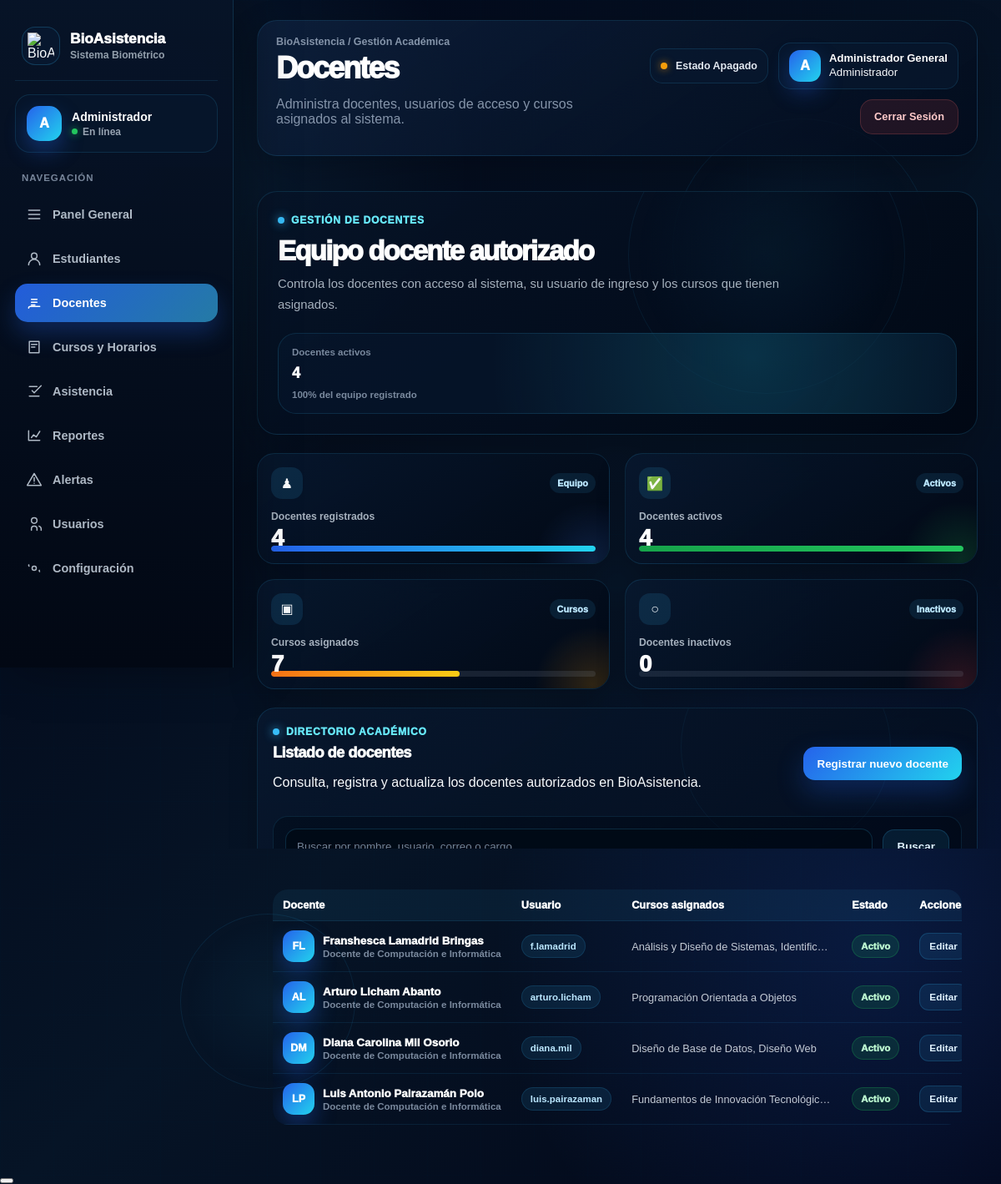
The app's page /pages/docentes.php (signed in) with its own data.
### tables this page shows
CREATE TABLE docentes (
    id_docente INT AUTO_INCREMENT PRIMARY KEY,
    id_usuario INT NULL,
    codigo_docente VARCHAR(20) NOT NULL UNIQUE,
    nombres VARCHAR(120) NOT NULL,
    apellidos VARCHAR(120) NOT NULL,
    dni VARCHAR(15) NOT NULL UNIQUE,
    correo VARCHAR(150) NOT NULL UNIQUE,
    telefono VARCHAR(20) NULL,
    especialidad VARCHAR(150) NULL,
    titulo_cargo VARCHAR(150) NOT NULL DEFAULT 'Docente',
    correo_institucional VARCHAR(150) NULL,
    whatsapp VARCHAR(20) NULL,
    estado ENUM('Activo','Inactivo') NOT NULL DEFAULT 'Activo',
    fecha_registro DATETIME NOT NULL DEFAULT CURRENT_TIMESTAMP,
    CONSTRAINT uq_docentes_usuario UNIQUE (id_usuario),
    CONSTRAINT fk_docentes_usuarios
        FOREIGN KEY (id_usuario)
        REFERENCES usuarios(id_usuario)
        ON DELETE SET NULL
        ON UPDATE CASCADE
);

CREATE TABLE usuarios (
    id_usuario INT AUTO_INCREMENT PRIMARY KEY,
    id_rol INT NOT NULL,
    nombres VARCHAR(120) NOT NULL,
    apellidos VARCHAR(120) NOT NULL,
    usuario VARCHAR(60) NOT NULL UNIQUE,
    correo VARCHAR(150) NOT NULL UNIQUE,
    contrasena VARCHAR(255) NOT NULL,
    estado ENUM('Activo','Inactivo') NOT NULL DEFAULT 'Activo',
    ultimo_acceso DATETIME NULL,
    fecha_creacion DATETIME NOT NULL DEFAULT CURRENT_TIMESTAMP,
    fecha_registro DATETIME NOT NULL DEFAULT CURRENT_TIMESTAMP,
    CONSTRAINT fk_usuarios_roles
        FOREIGN KEY (id_rol)
        REFERENCES roles(id_rol)
        ON DELETE NO ACTION
        ON UPDATE CASCADE
);

### config/app.php (called while the page is built, shortened)
<?php
function app_url(string $ruta = ''): string
{
    $ruta = ltrim($ruta, '/');
    return (APP_URL !== '' ? APP_URL : '') . '/' . $ruta;
}

### includes/funciones.php (called while the page is built, shortened)
<?php
function limpiar_texto(?string $valor): string
{
    $valor = trim((string) $valor);
    $valor = strip_tags($valor);
    $valor = preg_replace('/\s+/', ' ', $valor);
    return $valor;
}
function obtener_estado_dispositivo(PDO $pdo): string
{
    try {
        $consulta = $pdo->query(
            "SELECT estado_biometrico,
                    TIMESTAMPDIFF(SECOND, fecha_actualizacion, NOW()) AS segundos_sin_senal
             FROM estado_dispositivo
             ORDER BY id_estado DESC
             LIMIT 1"
        );
        $estado = $consulta->fetch();
        return 'Estado Apagado';
    } catch (Throwable $e) {
        return 'Estado Apagado';
    }
}
function clase_estado_dispositivo(string $estado): string
{
    $estado = trim($estado);
    $estadoNormalizado = function_exists('mb_strtolower')
        ? mb_strtolower($estado, 'UTF-8')
        : strtolower($estado);
    return 'estado-apagado';
}

### includes/auth.php (called while the page is built, shortened)
<?php
function obtener_rol_usuario(): string
{
    return $_SESSION['rol'] ?? '';
}
function obtener_nombre_usuario(): string
{
    $nombres = $_SESSION['nombres'] ?? '';
    $apellidos = $_SESSION['apellidos'] ?? '';
    $nombreCompleto = trim($nombres . ' ' . $apellidos);
    if ($nombreCompleto !== '') {
        return $nombreCompleto;
    }
    return $_SESSION['usuario'] ?? 'Usuario';
}

### pages/docentes.php (the view, shortened to what this page needs)
<?php
require_once __DIR__ . '/../includes/auth.php';
require_once __DIR__ . '/../includes/funciones.php';
$rol = obtener_rol_usuario();
$nombreUsuario = obtener_nombre_usuario();
$estadoDispositivo = obtener_estado_dispositivo($pdo);
$claseEstadoDispositivo = clase_estado_dispositivo($estadoDispositivo);
function inicial_docente(string $texto): string
{
    $texto = trim($texto);
    if ($texto === '') {
        return '';
    }
    if (function_exists('mb_substr') && function_exists('mb_strtoupper')) {
        return mb_strtoupper(mb_substr($texto, 0, 1, 'UTF-8'), 'UTF-8');
    }
    return strtoupper(substr($texto, 0, 1));
}
function iniciales_docente(string $nombres, string $apellidos): string
{
    $primerNombre = explode(' ', trim($nombres))[0] ?? '';
    $primerApellido = explode(' ', trim($apellidos))[0] ?? '';
    $iniciales = inicial_docente($primerNombre) . inicial_docente($primerApellido);
    return $iniciales !== '' ? $iniciales : 'DC';
}
function porcentaje_docentes(int $valor, int $total): int
{
    return (int) round(($valor / $total) * 100);
}
$busqueda = limpiar_texto($_GET['buscar'] ?? '');
$parametros = [];
$sqlBusqueda = '';
$consultaDocentes = $pdo->prepare(
    "SELECT d.id_docente,
            d.id_usuario,
            d.codigo_docente,
            d.dni,
            d.titulo_cargo,
            d.correo_institucional,
            d.whatsapp,
            u.usuario,
            u.nombres,
            u.apellidos,
            u.estado,
            COALESCE(GROUP_CONCAT(c.nombre_curso ORDER BY c.nombre_curso ASC SEPARATOR ', '), 'Sin cursos asignados') AS cursos_asignados,
            COUNT(dc.id_docente_curso) AS total_cursos
     FROM docentes d
     INNER JOIN usuarios u ON d.id_usuario = u.id_usuario
     LEFT JOIN docente_curso dc ON d.id_docente = dc.id_docente
     LEFT JOIN cursos c ON dc.id_curso = c.id_curso
     $sqlBusqueda
     GROUP BY d.id_docente,
              d.id_usuario,
              d.codigo_docente,
              d.dni,
              d.titulo_cargo,
              d.correo_institucional,
              d.whatsapp,
              u.usuario,
              u.nombres,
              u.apellidos,
              u.estado
     ORDER BY u.apellidos ASC, u.nombres ASC"
);
$consultaDocentes->execute($parametros);
$listaDocentes = $consultaDocentes->fetchAll();
$totalDocentes = count($listaDocentes);
$totalActivos = 0;
$totalInactivos = 0;
$totalCursosAsignados = 0;
foreach ($listaDocentes as $docenteResumen) {
    if ($docenteResumen['estado'] === 'Activo') {
        $totalActivos++;
    } else {
        $totalInactivos++;
    }
    $totalCursosAsignados += (int) $docenteResumen['total_cursos'];
}
$porcentajeActivos = porcentaje_docentes($totalActivos, $totalDocentes);
$porcentajeCursos = $totalDocentes > 0 ? min(100, (int) round(($totalCursosAsignados / max(1, $totalDocentes * 3)) * 100)) : 0;
?>
<!DOCTYPE html>
<html lang="es">
<head>
    <link rel="stylesheet" href="<?php echo app_url('assets/css/styles.css?v=9999'); ?>">
</head>
<body class="pagina-interna pagina-premium modulo-docentes">
    <div class="fondo-premium" aria-hidden="true">
        <span class="fondo-luz fondo-luz-uno"></span>
        <span class="fondo-luz fondo-luz-dos"></span>
        <span class="fondo-grid"></span>
    </div>
    <?php
   require __DIR__ . '/../includes/sidebar.php';
   ?>
    <div class="contenido-principal contenido-premium">
        <header class="barra-superior header-premium">
            <div class="header-titulo">
                <span class="breadcrumb-premium">BioAsistencia / Gestión Académica</span>
                <h1 class="titulo-pagina">Docentes</h1>
                <p>Administra docentes, usuarios de acceso y cursos asignados al sistema.</p>
            </div>
            <div class="acciones-superiores header-acciones">
<div class="indicador-dispositivo indicador-<?php echo htmlspecialchars($claseEstadoDispositivo, ENT_QUOTES, 'UTF-8'); ?>">
    <span class="punto-indicador"></span>
    <?php echo htmlspecialchars($estadoDispositivo, ENT_QUOTES, 'UTF-8'); ?>
</div>
                <div class="usuario-premium">
                    <span class="avatar-usuario"><?php echo htmlspecialchars(iniciales_docente($nombreUsuario, ''), ENT_QUOTES, 'UTF-8'); ?></span>
                    <div>
                        <strong><?php echo htmlspecialchars($nombreUsuario, ENT_QUOTES, 'UTF-8'); ?></strong>
                        <small><?php echo htmlspecialchars($rol, ENT_QUOTES, 'UTF-8'); ?></small>
                    </div>
                </div>
                <a href="<?php echo app_url('logout.php'); ?>" class="boton-cerrar-sesion boton-salir-premium">Cerrar Sesión</a>
            </div>
        </header>
        <main class="area-contenido area-premium">
            <section class="hero-modulo hero-docentes">
                <div class="hero-modulo-info">
                    <span class="modulo-chip">Gestión de docentes</span>
                    <h2>Equipo docente autorizado</h2>
                    <p>
                        Controla los docentes con acceso al sistema, su usuario de ingreso y los cursos que tienen asignados.
                    </p>
                </div>
                <div class="hero-modulo-panel">
                    <span>Docentes activos</span>
                    <strong><?php echo (int) $totalActivos; ?></strong>
                    <small><?php echo (int) $porcentajeActivos; ?>% del equipo registrado</small>
                </div>
            </section>
            <section class="resumen-premium">
                <article class="stat-card stat-blue">
                    <div class="stat-head">
                        <div class="stat-icon">♟</div>
                        <span class="stat-chip">Equipo</span>
                    </div>
                    <div class="stat-label">Docentes registrados</div>
                    <div class="stat-number"><?php echo (int) $totalDocentes; ?></div>
                    <div class="stat-bar"><span style="width:100%"></span></div>
                </article>
                <article class="stat-card stat-green">
                    <div class="stat-head">
                        <div class="stat-icon">✅</div>
                        <span class="stat-chip">Activos</span>
                    </div>
                    <div class="stat-label">Docentes activos</div>
                    <div class="stat-number"><?php echo (int) $totalActivos; ?></div>
                    <div class="stat-bar"><span style="width:<?php echo (int) $porcentajeActivos; ?>%"></span></div>
                </article>
                <article class="stat-card stat-orange">
                    <div class="stat-head">
                        <div class="stat-icon">▣</div>
                        <span class="stat-chip">Cursos</span>
                    </div>
                    <div class="stat-label">Cursos asignados</div>
                    <div class="stat-number"><?php echo (int) $totalCursosAsignados; ?></div>
                    <div class="stat-bar"><span style="width:<?php echo (int) $porcentajeCursos; ?>%"></span></div>
                </article>
                <article class="stat-card stat-red">
                    <div class="stat-head">
                        <div class="stat-icon">○</div>
                        <span class="stat-chip">Inactivos</span>
                    </div>
                    <div class="stat-label">Docentes inactivos</div>
                    <div class="stat-number"><?php echo (int) $totalInactivos; ?></div>
                    <div class="stat-bar"><span style="width:<?php echo (int) porcentaje_docentes($totalInactivos, $totalDocentes); ?>%"></span></div>
                </article>
            </section>
            <section class="tarjeta-panel tarjeta-premium tabla-modulo-panel">
                <div class="panel-encabezado">
                    <div>
                        <span class="panel-kicker">Directorio académico</span>
                        <h2 class="titulo-tarjeta-panel">Listado de docentes</h2>
                        <p>Consulta, registra y actualiza los docentes autorizados en BioAsistencia.</p>
                    </div>
                    <button type="button" class="boton-primario boton-premium" onclick="abrirModalDocente()">
                        Registrar nuevo docente
                    </button>
                </div>
                <div class="barra-filtros filtros-premium">
                    <form method="GET" action="docentes.php" class="formulario-busqueda">
                        <input
                            type="text"
                            name="buscar"
                            placeholder="Buscar por nombre, usuario, correo o cargo"
                            value="<?php echo htmlspecialchars($busqueda, ENT_QUOTES, 'UTF-8'); ?>"
                        >
                        <button type="submit" class="boton-secundario">Buscar</button>
                    </form>
                </div>
                <div class="tabla-contenedor-premium">
                    <table class="tabla-datos tabla-premium">
                        <thead>
                            <tr>
                                <th>Docente</th>
                                <th>Usuario</th>
                                <th>Cursos asignados</th>
                                <th>Estado</th>
                                <th>Acciones</th>
                            </tr>
                        </thead>
                        <tbody>
                            <?php if (count($listaDocentes) === 0): ?>
                                <tr>
                                    <td colspan="5" class="texto-sin-datos">No hay docentes registrados</td>
                                </tr>
                            <?php else: ?>
                                <?php foreach ($listaDocentes as $docente): ?>
                                    <?php
                                    $datosDocente = htmlspecialchars(
                                        json_encode($docente, JSON_UNESCAPED_UNICODE | JSON_HEX_APOS | JSON_HEX_QUOT),
                                        ENT_QUOTES,
                                        'UTF-8'
                                    );
                                    ?>
                                    <tr>
                                        <td>
                                            <div class="celda-persona">
                                                <span class="avatar-tabla">
                                                    <?php echo htmlspecialchars(iniciales_docente($docente['nombres'], $docente['apellidos']), ENT_QUOTES, 'UTF-8'); ?>
                                                </span>
                                                <div>
                                                    <strong>
                                                        <?php echo htmlspecialchars($docente['nombres'] . ' ' . $docente['apellidos'], ENT_QUOTES, 'UTF-8'); ?>
                                                    </strong>
                                                    <small><?php echo htmlspecialchars($docente['titulo_cargo'], ENT_QUOTES, 'UTF-8'); ?></small>
                                                </div>
                                            </div>
                                        </td>
                                        <td>
                                            <span class="badge-tecnico">
                                                <?php echo htmlspecialchars($docente['usuario'], ENT_QUOTES, 'UTF-8'); ?>
                                            </span>
                                        </td>
                                        <td>
                                            <span class="texto-tabla-largo">
                                                <?php echo htmlspecialchars($docente['cursos_asignados'], ENT_QUOTES, 'UTF-8'); ?>
                                            </span>
                                        </td>
                                        <td>
                                            <span class="etiqueta-estado <?php echo $docente['estado'] === 'Activo' ? 'estado-puntual' : 'estado-falto'; ?>">
                                                <?php echo htmlspecialchars($docente['estado'], ENT_QUOTES, 'UTF-8'); ?>
                                            </span>
                                        </td>
                                        <td>
                                            <div class="acciones-tabla">
                                                <button
                                                    type="button"
                                                    class="boton-secundario boton-mini"
                                                    onclick='abrirModalDocente(<?php echo $datosDocente; ?>)'
                                                >
                                                    Editar
                                                </button>
                                            </div>
                                        </td>
                                    </tr>
                                <?php endforeach; ?>
                            <?php endif; ?>
                        </tbody>
                    </table>
                </div>
            </section>
        </main>
    </div>
</body>
</html>

### records on screen
docentes: id_usuario.apellidos "FL", id_usuario.apellidos "Franshesca Lamadrid Bringas", titulo_cargo "Docente de Computación e Informática", id_usuario.usuario "f.lamadrid", cursos_asignados "Análisis y Diseño de Sistemas, Identific…", id_usuario.estado "Activo"
docentes: id_usuario.apellidos "AL", id_usuario.apellidos "Arturo Licham Abanto", titulo_cargo "Docente de Computación e Informática", id_usuario.usuario "arturo.licham", cursos_asignados "Programación Orientada a Objetos", id_usuario.estado "Activo"
docentes: id_usuario.apellidos "DM", id_usuario.apellidos "Diana Carolina Mil Osorio", titulo_cargo "Docente de Computación e Informática", id_usuario.usuario "diana.mil", cursos_asignados "Diseño de Base de Datos, Diseño Web", id_usuario.estado "Activo"
docentes: id_usuario.apellidos "LP", id_usuario.apellidos "Luis Antonio Pairazamán Polo", titulo_cargo "Docente de Computación e Informática", id_usuario.usuario "luis.pairazaman", cursos_asignados "Fundamentos de Innovación Tecnológic…", id_usuario.estado "Activo"

### other values on screen
bio_sidebar_texto(bio_sidebar_inicial($nombreSidebar)) "A"
bio_sidebar_texto($rolSidebar) "Administrador"
bio_sidebar_texto($item['titulo']) "Panel General"
bio_sidebar_texto($item['titulo']) "Estudiantes"
bio_sidebar_texto($item['titulo']) "Docentes"
bio_sidebar_texto($item['titulo']) "Cursos y Horarios"
bio_sidebar_texto($item['titulo']) "Asistencia"
bio_sidebar_texto($item['titulo']) "Reportes"
bio_sidebar_texto($item['titulo']) "Alertas"
bio_sidebar_texto($item['titulo']) "Usuarios"
bio_sidebar_texto($item['titulo']) "Configuración"
$estadoDispositivo "Estado Apagado"
iniciales_docente($nombreUsuario, '') "A"
$nombreUsuario "Administrador General"
$rol "Administrador"
